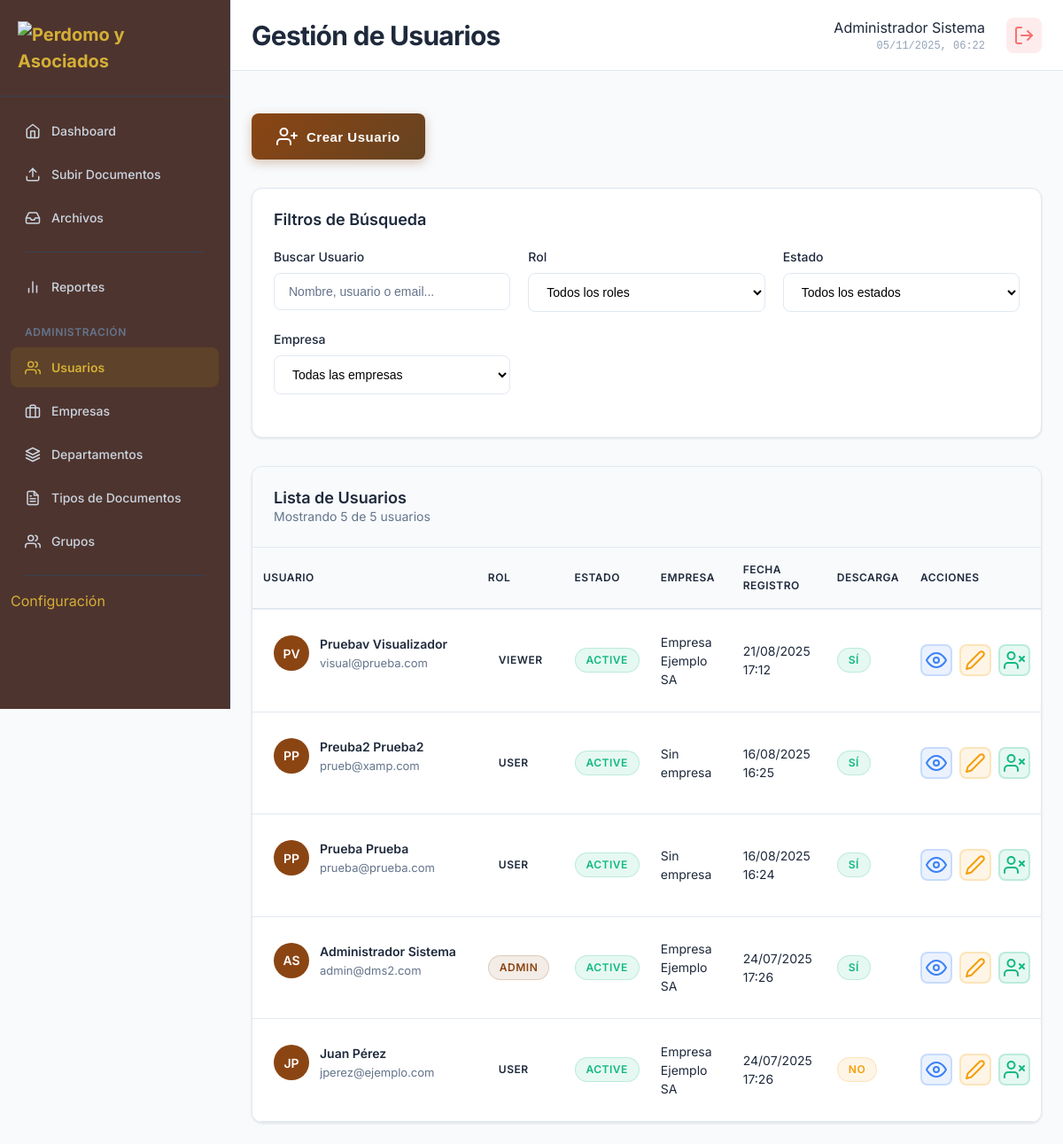
The app's page /modules/users/index.php (signed in) with its own data.
### tables this page shows
CREATE TABLE `users` (
  `id` int(11) NOT NULL,
  `username` varchar(50) NOT NULL,
  `password` varchar(255) NOT NULL,
  `email` varchar(100) NOT NULL,
  `first_name` varchar(100) NOT NULL,
  `last_name` varchar(100) NOT NULL,
  `company_id` int(11) DEFAULT NULL,
  `department_id` int(11) DEFAULT NULL,
  `group_id` int(11) DEFAULT NULL,
  `role` enum('admin','user','viewer','super_admin') DEFAULT 'user',
  `status` enum('active','inactive') DEFAULT 'active',
  `download_enabled` tinyint(1) DEFAULT 1,
  `last_login` timestamp NULL DEFAULT NULL,
  `created_at` timestamp NOT NULL DEFAULT current_timestamp(),
  `updated_at` timestamp NOT NULL DEFAULT current_timestamp() ON UPDATE current_timestamp()
);

CREATE TABLE `companies` (
  `id` int(11) NOT NULL,
  `name` varchar(255) NOT NULL,
  `description` text DEFAULT NULL,
  `ruc` varchar(20) DEFAULT NULL,
  `address` text DEFAULT NULL,
  `phone` varchar(20) DEFAULT NULL,
  `email` varchar(100) DEFAULT NULL,
  `contact_person` varchar(100) DEFAULT NULL,
  `status` enum('active','inactive') DEFAULT 'active',
  `created_at` timestamp NOT NULL DEFAULT current_timestamp(),
  `updated_at` timestamp NOT NULL DEFAULT current_timestamp() ON UPDATE current_timestamp()
);

### config/session.php (called while the page is built, shortened)
<?php
class SessionManager {
    public static function isLoggedIn() {
        return isset($_SESSION['user_id']) && !empty($_SESSION['user_id']);
    }
    public static function getCurrentUser() {
        return [
            'id' => $_SESSION['user_id'],
            'username' => $_SESSION['username'],
            'email' => $_SESSION['email'],
            'first_name' => $_SESSION['first_name'],
            'last_name' => $_SESSION['last_name'],
            'role' => $_SESSION['role'],
            'company_id' => $_SESSION['company_id'],
            'department_id' => $_SESSION['department_id'],
            'download_enabled' => $_SESSION['download_enabled'] ?? 1,
            'full_name' => trim(($_SESSION['first_name'] ?? '') . ' ' . ($_SESSION['last_name'] ?? ''))
        ];
    }
}
?>

### modules/users/index.php (the view, shortened to what this page needs)
<?php
require_once '../../config/session.php';
require_once '../../config/database.php';
$currentUser = SessionManager::getCurrentUser();
try {
    $database = new Database();
    $pdo = $database->getConnection();
} catch (Exception $e) {
    error_log("Error de conexión a base de datos en users/index.php: " . $e->getMessage());
    die("Error de conexión a la base de datos. Por favor, contacte al administrador.");
}
$itemsPerPage = 10;
$currentPage = isset($_GET['page']) ? max(1, (int)$_GET['page']) : 1;
$offset = ($currentPage - 1) * $itemsPerPage;
$filters = [
    'search' => $_GET['search'] ?? '',
    'role' => $_GET['role'] ?? '',
    'status' => $_GET['status'] ?? '',
    'company_id' => $_GET['company_id'] ?? ''
];
$whereConditions = ["u.status != 'deleted'"];
$params = [];
$whereClause = implode(' AND ', $whereConditions);
try {
    $usersQuery = "SELECT u.*, c.name as company_name,
                   COALESCE(u.download_enabled, 1) as download_enabled
                   FROM users u
                   LEFT JOIN companies c ON u.company_id = c.id
                   WHERE " . $whereClause . "
                   ORDER BY u.created_at DESC
                   LIMIT ? OFFSET ?";
    $stmt = $pdo->prepare($usersQuery);
    $stmt->execute(array_merge($params, [$itemsPerPage, $offset]));
    $users = $stmt->fetchAll(PDO::FETCH_ASSOC);
    $countQuery = "SELECT COUNT(*) FROM users u WHERE " . $whereClause;
    $stmt = $pdo->prepare($countQuery);
    $stmt->execute($params);
    $totalUsers = $stmt->fetchColumn();
} catch (Exception $e) {
    error_log("Error obteniendo usuarios: " . $e->getMessage());
    $users = [];
    $totalUsers = 0;
    $totalPages = 1;
}
function getStatusBadgeClass($status) {
    switch ($status) {
        case 'active': return 'status-active';
    }
}
function getRoleBadgeClass($role) {
    switch ($role) {
        case 'admin': return 'role-admin';
        case 'user': return 'role-user';
        default: return 'role-user';
    }
}
function formatDate($dateString) {
    $date = new DateTime($dateString);
    return $date->format('d/m/Y H:i');
}
?>
<!DOCTYPE html>
<html lang="es">
<head>
    <link rel="stylesheet" href="../../assets/css/main.css">
    <link rel="stylesheet" href="../../assets/css/dashboard.css">
    <link rel="stylesheet" href="../../assets/css/sidebar.css">
    <link rel="stylesheet" href="../../assets/css/users.css">
</head>
<body class="dashboard-layout">
    <?php include '../../includes/sidebar.php'; ?>
    <div class="main-content">
        <header class="content-header">
            <div class="header-left">
                <h1>Gestión de Usuarios</h1>
            </div>
            <div class="header-right">
                <div class="header-info">
                    <div class="user-name-header"><?php echo htmlspecialchars(($currentUser['first_name'] ?? '') . ' ' . ($currentUser['last_name'] ?? '')); ?></div>
                    <div class="current-time" id="currentTime"></div>
                </div>
                <div class="header-actions">
                    <a href="../../logout.php" class="btn-icon logout-btn" onclick="return confirm('¿Está seguro que desea cerrar sesión?')">
                        <i data-feather="log-out"></i>
                    </a>
                </div>
            </div>
        </header>
        <div class="users-container">
            <div class="page-header">
                <div class="page-title-section">
                    <button class="btn btn-primary btn-create-user" onclick="openCreateUserModal()">
                        <i data-feather="user-plus"></i>
                        <span>Crear Usuario</span>
                    </button>
                </div>
            </div>
            <div class="filters-section">
                <h3>Filtros de Búsqueda</h3>
                <form class="filters-form" method="GET">
                    <div class="filters-row">
                        <div class="filter-group">
                            <label for="search">Buscar Usuario</label>
                            <input type="text"
                                   id="search"
                                   name="search"
                                   class="form-input"
                                   placeholder="Nombre, usuario o email..."
                                   value="<?php echo htmlspecialchars($filters['search']); ?>">
                        </div>
                        <div class="filter-group">
                            <label for="role">Rol</label>
                            <select id="role" name="role" class="form-input">
                                <option value="">Todos los roles</option>
                            </select>
                        </div>
                        <div class="filter-group">
                            <label for="status">Estado</label>
                            <select id="status" name="status" class="form-input">
                                <option value="">Todos los estados</option>
                            </select>
                        </div>
                        <div class="filter-group">
                            <label for="company_id">Empresa</label>
                            <select id="company_id" name="company_id" class="form-input">
                                <option value="">Todas las empresas</option>
                            </select>
                        </div>
                    </div>
                </form>
            </div>
            <div class="table-section">
                <div class="table-header-info">
                    <div>
                        <h3>Lista de Usuarios</h3>
                        <p>Mostrando <?php echo count($users); ?> de <?php echo $totalUsers; ?> usuarios</p>
                    </div>
                </div>
                <div class="table-wrapper">
                    <?php if (empty($users)): ?>
                        <div class="table-empty">
                            <i data-feather="users"></i>
                            <h4>No se encontraron usuarios</h4>
                            <p>No hay usuarios que coincidan con los filtros aplicados.</p>
                        </div>
                    <?php else: ?>
                        <table class="data-table">
                            <thead>
                                <tr>
                                    <th>Usuario</th>
                                    <th>Rol</th>
                                    <th>Estado</th>
                                    <th>Empresa</th>
                                    <th>Fecha Registro</th>
                                    <th>Descarga</th>
                                    <th class="actions-cell">Acciones</th>
                                </tr>
                            </thead>
                            <tbody>
                                <?php foreach ($users as $user): ?>
                                    <tr>
                                        <td>
                                            <div class="user-info">
                                                <div class="user-avatar">
                                                    <?php echo strtoupper(substr($user['first_name'], 0, 1) . substr($user['last_name'], 0, 1)); ?>
                                                </div>
                                                <div class="user-details">
                                                    <div class="user-name">
                                                        <?php echo htmlspecialchars($user['first_name'] . ' ' . $user['last_name']); ?>
                                                    </div>
                                                    <div class="user-email">
                                                        <?php echo htmlspecialchars($user['email']); ?>
                                                    </div>
                                                </div>
                                            </div>
                                        </td>
                                        <td>
                                            <span class="role-badge <?php echo getRoleBadgeClass($user['role']); ?>">
                                                <?php echo htmlspecialchars($user['role']); ?>
                                            </span>
                                        </td>
                                        <td>
                                            <span class="status-badge <?php echo getStatusBadgeClass($user['status']); ?>">
                                                <?php echo htmlspecialchars($user['status']); ?>
                                            </span>
                                        </td>
                                        <td><?php echo htmlspecialchars($user['company_name'] ?? 'Sin empresa'); ?></td>
                                        <td><?php echo formatDate($user['created_at']); ?></td>
                                        <td>
                                            <?php if ($user['download_enabled']): ?>
                                                <span class="status-badge status-active">Sí</span>
                                            <?php else: ?>
                                                <span class="status-badge status-inactive">No</span>
                                            <?php endif; ?>
                                        </td>
                                        <td class="actions-cell">
                                            <div class="action-buttons">
                                                <button class="btn-action btn-view"
                                                        onclick="showUserDetails(<?php echo $user['id']; ?>)"
                                                        title="Ver detalles">
                                                    <i data-feather="eye"></i>
                                                </button>
                                                <button class="btn-action btn-edit"
                                                        onclick="editUser(<?php echo $user['id']; ?>)"
                                                        title="Editar usuario">
                                                    <i data-feather="edit-2"></i>
                                                </button>
                                                <button class="btn-action btn-toggle"
                                                        onclick="toggleUserStatus(<?php echo $user['id']; ?>, '<?php echo $user['status']; ?>')"
                                                        title="<?php echo $user['status'] === 'active' ? 'Desactivar' : 'Activar'; ?> usuario">
                                                    <i data-feather="<?php echo $user['status'] === 'active' ? 'user-x' : 'user-check'; ?>"></i>
                                                </button>
                                            </div>
                                        </td>
                                    </tr>
                                <?php endforeach; ?>
                            </tbody>
                        </table>
                    <?php endif; ?>
                </div>
            </div>
        </div>
    </div>
</body>
</html>

### records on screen
users: first_name+last_name "Administrador Sistema", first_name+last_name "AS", email "admin@dms2.com", role "ADMIN", status "ACTIVE", company.name "Empresa Ejemplo SA", created_at "24/07/2025 17:26", shows "SÍ"
users: first_name+last_name "PV", first_name+last_name "Pruebav Visualizador", email "visual@prueba.com", role "VIEWER", status "ACTIVE", company.name "Empresa Ejemplo SA", created_at "21/08/2025 17:12", shows "SÍ"
users: first_name+last_name "PP", first_name+last_name "Preuba2 Prueba2", email "prueb@xamp.com", role "USER", status "ACTIVE", company_name "Sin empresa", created_at "16/08/2025 16:25", shows "SÍ"
users: first_name+last_name "PP", first_name+last_name "Prueba Prueba", email "prueba@prueba.com", role "USER", status "ACTIVE", company_name "Sin empresa", created_at "16/08/2025 16:24", shows "SÍ"
users: first_name+last_name "JP", first_name+last_name "Juan Pérez", email "jperez@ejemplo.com", role "USER", status "ACTIVE", company.name "Empresa Ejemplo SA", created_at "24/07/2025 17:26", shows "NO"

### other values on screen
count($users) "5"
$totalUsers "5"
